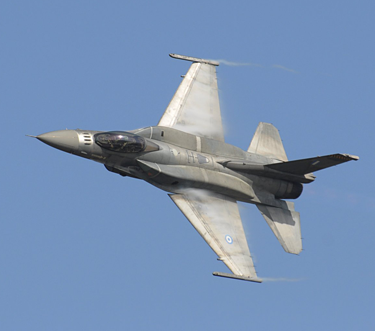
#> input picture Assignment 2/Question 5/plane.bmp, 375 x 331 px
$ python Prob5.py   (Python 2 division)
#> lines starting #> are read from the running program, lines starting #| are printed output that depends on the picture
import cv2
import numpy as np
from scipy import ndimage
from scipy import signal

def scale(img):
	img -= np.min(img)
	img = np.multiply(255.0/np.max(img),img)
	return np.array(img,dtype = np.uint8)
def impulse(row,column):
	imp = np.zeros((row,column))
	imp[row/2][column/2] = 1
	return imp
def filter_fourier(img,filter):
	f = np.fft.fft2(img)
	fshift = np.fft.fftshift(f)
	return fshift*filter
def inverse_fft(img):
	img = np.fft.ifftshift(img)
	return np.fft.ifft2(img)
def hybrid_conv(img1,img2,cutoff_freq):
	gauss_filter = ndimage.filters.gaussian_filter(impulse(img1.shape[0],img1.shape[1]),cutoff_freq)
	gauss_filter = gauss_filter/np.max(gauss_filter)
	img1blue = filter_fourier(img1[:,:,0],gauss_filter)
	img1green = filter_fourier(img1[:,:,1],gauss_filter)
	img1red = filter_fourier(img1[:,:,2],gauss_filter)
	img2blue = filter_fourier(img2[:,:,0],(1-gauss_filter))
	img2green = filter_fourier(img2[:,:,1],(1-gauss_filter))
	img2red = filter_fourier(img2[:,:,2],(1-gauss_filter))
	hybblue = img1blue+img2blue
	hybgreen = img1green+img2green
	hybred = img1red+img2red
	b = inverse_fft(hybblue)
	g = inverse_fft(hybgreen)
	r = inverse_fft(hybred)
	hybrid_img = cv2.merge((b.real,g.real,r.real))
	return hybrid_img

img1 = cv2.imread("plane.bmp")
#> img1 is the input picture: shape (331, 375, 3); mean B, G, R 180.2, 145, 119.8
img2 = cv2.imread("bird.bmp")
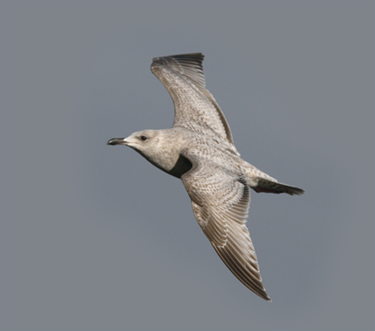
#> input picture Assignment 2/Question 5/bird.bmp, 375 x 331 px
#> img2 is the input picture: shape (331, 375, 3); mean B, G, R 136.8, 131.3, 127.7
cv2.imwrite("hyb.png",scale(hybrid_conv(img1,img2,10)))
#> in filter_fourier, `f = np.fft.fft2(img)`:
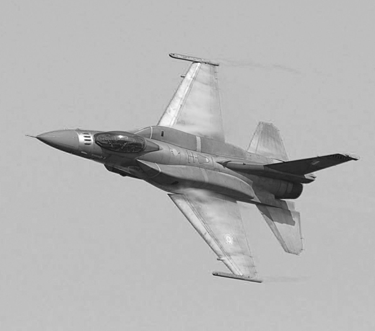
#> img: shape (331, 375); min 15, max 255, mean 180.2
#> in filter_fourier (call 2), `f = np.fft.fft2(img)`:
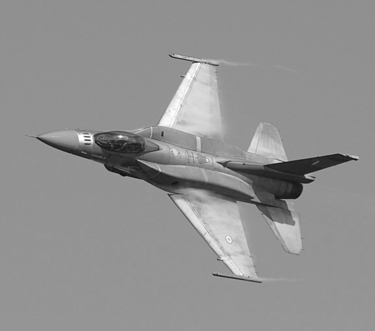
#> img: shape (331, 375); min 14, max 255, mean 145
#> in filter_fourier (call 3), `f = np.fft.fft2(img)`:
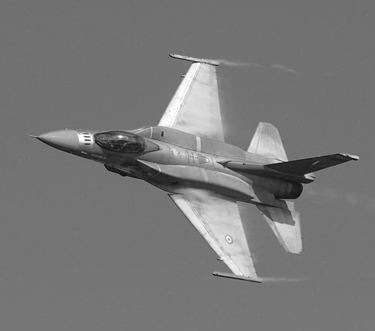
#> img: shape (331, 375); min 8, max 255, mean 119.8
#> in filter_fourier (call 4), `f = np.fft.fft2(img)`:
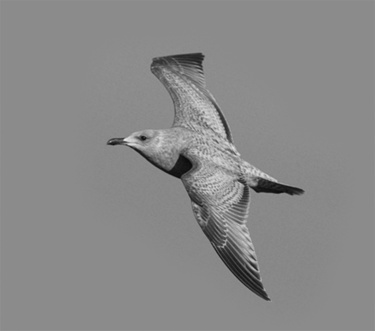
#> img: shape (331, 375); min 10, max 232, mean 136.8
#> in filter_fourier (call 6), `f = np.fft.fft2(img)`:
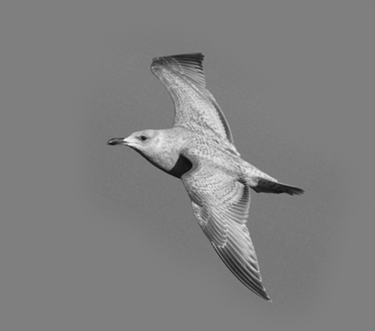
#> img: shape (331, 375); min 13, max 248, mean 127.7
#> in hybrid_conv, `hybrid_img = cv2.merge((b.real,g.real,r.real))`:
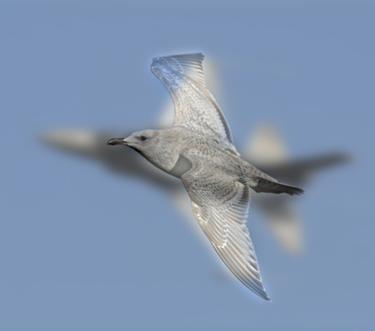
#> hybrid_img: shape (331, 375, 3) float64; mean of channels 0, 1, 2 180.2, 145, 119.8; drawn with min black and max white
